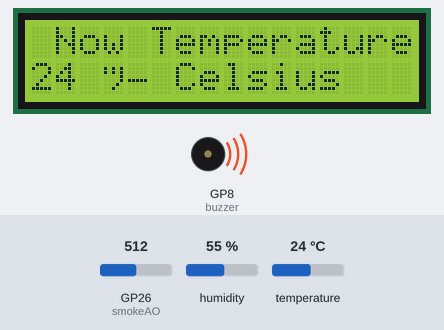
A sketch run on a simulated Raspberry Pi Pico. Parts: 16×2 character LCD, buzzer (waves = sounding). Inputs (shaded band) come from the test bench; at power-on: GP26 (smokeAO) = 512, temperature 24 °C, humidity 55 %. What the sketch prints to the serial monitor is not drawn.

Above: at 1.2 s.
1.3 s: GP26 (smokeAO) set to 309
5.7 s: GP26 (smokeAO) set to 294
At 8.1 s:
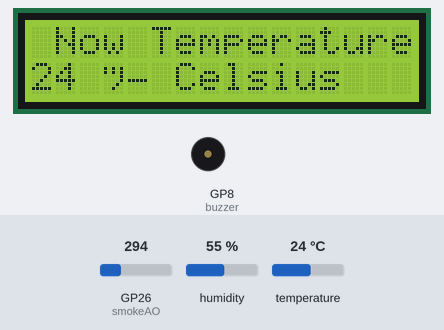
11.9 s: temperature set to 12 °C
At 13.6 s:
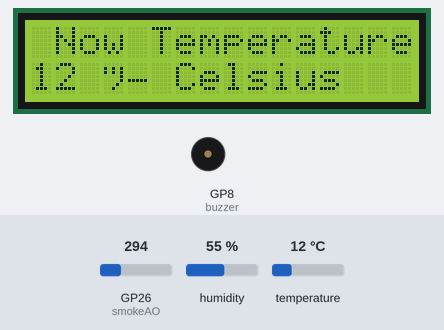
14.7 s: temperature set to 19 °C
At 18.0 s:
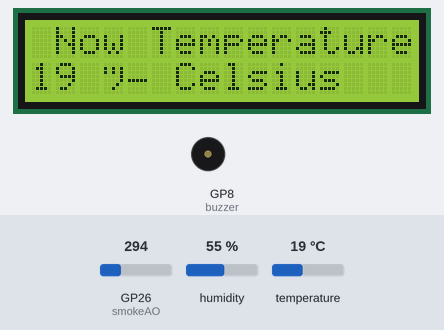
18.6 s: temperature set to 28 °C
At 22.4 s:
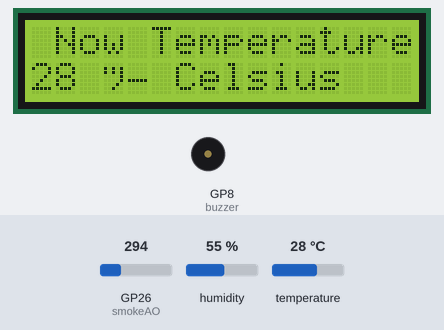
22.9 s: GP26 (smokeAO) set to 306
Timing chart, 0 to 25.9 s (numbered marks = the images above; inputs shaded):
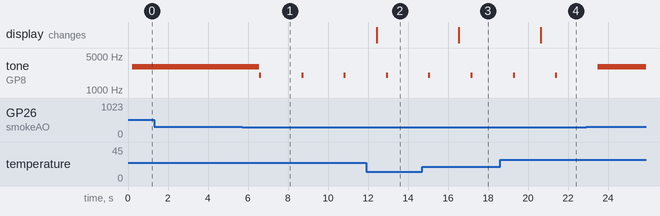

Measured:
- the behaviour switches between 301 and 300 on GP26 (smokeAO) (found by bisection; images 0 and 1)
- after the input at 1.3 s, every drawn part: stays the same
- after the input at 5.7 s, tone on GP8 (buzzer): alternates 2000 Hz for 0.10 s and silent for 2.0 s, starting after 0.86 s
- after the input at 11.9 s, the display: changes after 0.53 s (image 2)
- after the input at 14.7 s, the display: changes after 1.8 s (image 3)
- after the input at 18.6 s, the display: changes after 2.0 s (image 4)

The sketch:

bms.ino
```cpp
//#include<simpleDHT.h>
#include<DHT.h>
#include<LiquidCrystal_I2C.h>
#include<wire.h>
#define DHTPIN 7
#define DHtTYPE DHT11
#define MQ2pin 0
LiquidCrystal_I2C lcd(0x27,16,2);
DHT dht(DHTPIN,DHtTYPE);


int temperature;
float sensorValue;
int buzzer=8;
int smokeAO=A0;

void setup()
{
  Serial.begin(9600);
  Serial.println("====temeperature====");
  dht.begin();
  lcd.init();
  lcd.backlight();
  Serial.print("MQ2 warning up !");
  pinMode(buzzer,OUTPUT);
  pinMode(smokeAO,INPUT);

}

void loop1()
{
  temperature=dht.readTemperature();
  if (temperature<=40)
  {
  Serial.print("temperature: ");
  Serial.print(temperature);
  Serial.print(" ° Celsius");
  lcd.setCursor(0,0);
  lcd.println(" Now Temperature: ");
  lcd.setCursor(0,1);
  lcd.print(temperature);
  lcd.print(" ° Celsius");

  }
  else if (temperature>50)
  {
  Serial.print("temperature: ");
  Serial.print(temperature);
  Serial.print(" ° Celsius");
  lcd.setCursor(0,0);
  lcd.println(" Now Temperature");
  lcd.setCursor(0,1);
  lcd.print(temperature);
  lcd.print(" ° Celsius");
  lcd.print("WARNING: HIGHTEMP PLEASE CHECK");
  lcd.clear();
  delay(2000);
  }
}

  void loop2()
  {
    sensorValue=analogRead(MQ2pin);
    Serial.print("concentration : ");
    Serial.print(sensorValue);
    if (sensorValue<=100)
    {
      Serial.println("NORMAL");
      noTone(buzzer);
    }
    else if(sensorValue<=200)
    {
      Serial.println("WARNINNG 1");
      tone(buzzer,1000,200);
    }
    else if(sensorValue<=300)
    {
      Serial.println("WARNING 2");
      tone(buzzer,2000,100);
    }
    else
    {
      Serial.println("DANGER");
      tone(buzzer,3000);
    }
    delay(2000);

  }
  void loop()
  {
    loop1();
    loop2();
  }
```
